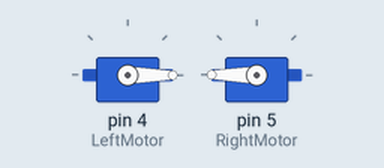
The sketch below on a simulated Arduino Uno, built with avr-gcc and run on an emulated ATmega328P. Shown: 2 × servo.

Above: at 0.05 s.
At 3.0 s:
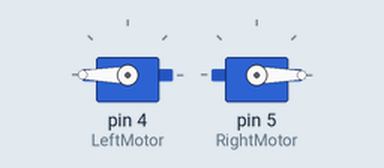
At 4.5 s:
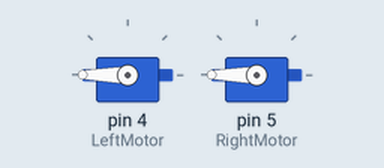
At 6.0 s:
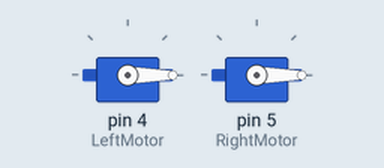
Timing chart, 0 to 7.8 s (numbered marks = the images above):
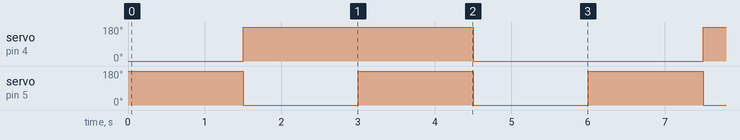

The sketch:

MotorTest.ino
```cpp
#include <Servo.h>
Servo LeftMotor;
Servo RightMotor;
void setup() {
  LeftMotor.attach(4);
  RightMotor.attach(5);
}

void loop() {
  forward();
  delay(1500);
  backward();
  delay(1500);
  left();
  delay(1500);
  right();
  delay(1500);

}

void forward(){
    LeftMotor.write(0);
    RightMotor.write(180);
}

void backward() {
    LeftMotor.write(180);
    RightMotor.write(0);
}

void left() {
    LeftMotor.write(180);
    RightMotor.write(180);
}

void right() {
    LeftMotor.write(0);
    RightMotor.write(0);
}
void stop() {
  LeftMotor.write(94.5);
  RightMotor.write(94.5);
}
```

Measured:
- by itself, servo on pin 4 (LeftMotor): alternates 180° for 3.0 s and 0° for 3.0 s
- by itself, servo on pin 5 (RightMotor): alternates 180° for 1.5 s and 0° for 1.5 s
